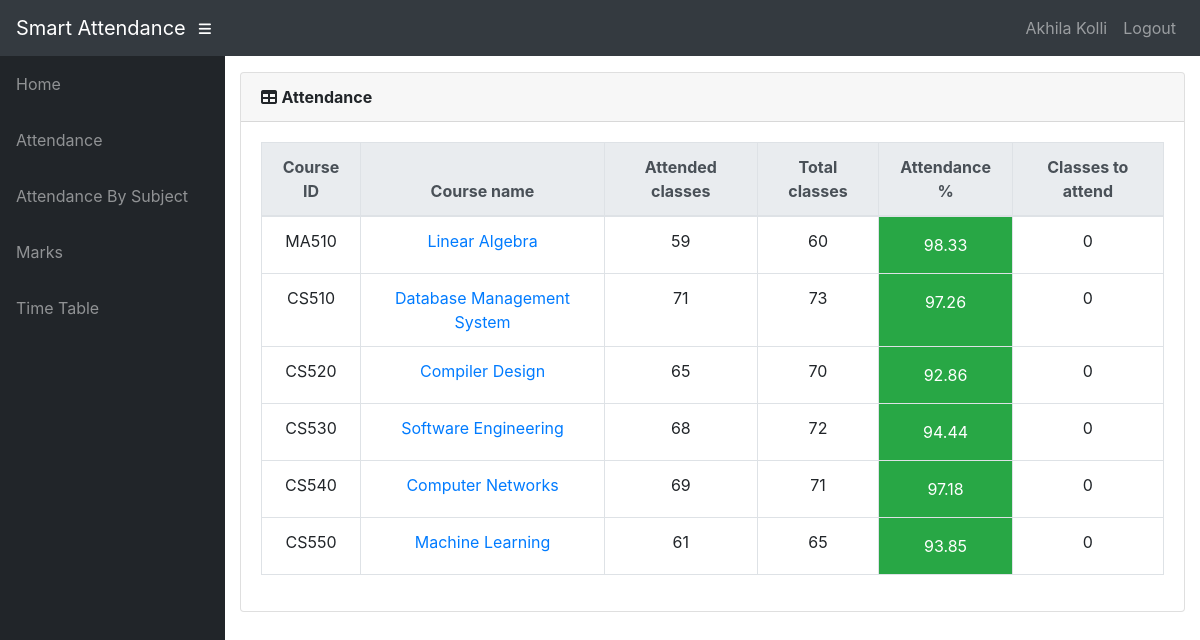
/info/student/CS5B01/attendance/ (signed in), run on the app's committed database.
### info/models.py (models this page shows, shortened)
class User(AbstractUser):
    @property
    def is_student(self):
        if hasattr(self, 'student'):
            return True
        return False

class Student(models.Model):
    user = models.OneToOneField(User, on_delete=models.CASCADE, null=True)
    class_id = models.ForeignKey(Class, on_delete=models.CASCADE, default=1)
    USN = models.CharField(primary_key='True', max_length=100)
    name = models.CharField(max_length=200)
    sex = models.CharField(max_length=50, choices=sex_choice, default='Male')
    DOB = models.DateField(default='1998-01-01')
    def __str__(self):
        return self.name

class AttendanceTotal(models.Model):
    course = models.ForeignKey(Course, on_delete=models.CASCADE)
    student = models.ForeignKey(Student, on_delete=models.CASCADE)
    class Meta:
        unique_together = (('student', 'course'),)
    @property
    def att_class(self):
        stud = Student.objects.get(name=self.student)
        cr = Course.objects.get(name=self.course)
        att_class = Attendance.objects.filter(course=cr, student=stud, status='True').count()
        return att_class
    @property
    def total_class(self):
        stud = Student.objects.get(name=self.student)
        cr = Course.objects.get(name=self.course)
        total_class = Attendance.objects.filter(course=cr, student=stud).count()
        return total_class
    @property
    def attendance(self):
        stud = Student.objects.get(name=self.student)
        cr = Course.objects.get(name=self.course)
        total_class = Attendance.objects.filter(course=cr, student=stud).count()
        att_class = Attendance.objects.filter(course=cr, student=stud, status='True').count()
        if total_class == 0:
            attendance = 0
        else:
            attendance = round(att_class / total_class * 100, 2)
        return attendance
    @property
    def classes_to_attend(self):
        stud = Student.objects.get(name=self.student)
        cr = Course.objects.get(name=self.course)
        total_class = Attendance.objects.filter(course=cr, student=stud).count()
        att_class = Attendance.objects.filter(course=cr, student=stud, status='True').count()
        cta = math.ceil((0.75 * total_class - att_class) / 0.25)
        if cta < 0:
            return 0
        return cta

class Course(models.Model):
    dept = models.ForeignKey(Dept, on_delete=models.CASCADE)
    id = models.CharField(primary_key='True', max_length=50)
    name = models.CharField(max_length=50)
    shortname = models.CharField(max_length=50, default='X')
    def __str__(self):
        return self.name

### info/views.py (the view)
# urls.py: path('student/<slug:stud_id>/attendance/', views.attendance, name='attendance'),
@login_required()
def attendance(request, stud_id):
    stud = Student.objects.get(USN=stud_id)
    ass_list = Assign.objects.filter(class_id_id=stud.class_id)
    att_list = []
    for ass in ass_list:
        try:
            a = AttendanceTotal.objects.get(student=stud, course=ass.course)
        except AttendanceTotal.DoesNotExist:
            a = AttendanceTotal(student=stud, course=ass.course)
            a.save()
        att_list.append(a)
    return render(request, 'info/attendance.html', {'att_list': att_list})

### info/templates/info/attendance.html
{% extends 'info/base.html' %}
    {% load static %}
    {% block content %}
                  <div class="card mb-3">
            <div class="card-header">
              <i class="fas fa-table"></i>
            <b>Attendance</b></div>
            <div class="card-body">
              <div class="table-responsive">
                <table class="table table-bordered text-center" id="dataTable" width="100%" cellspacing="0">
                  <thead class="thead-light ">
                    <tr>
                        <th>Course ID</th>
                        <th>Course name</th>
                        <th>Attended classes</th>
                        <th>Total classes</th>
                        <th>Attendance %</th>
                        <th>Classes to attend</th>
                    </tr>
                  </thead>
                  <tbody>
                    {% for a in att_list %}
                    <tr>
                        <td>{{ a.course_id }}</td>
                        <td><a href="{% url 'attendance_detail' a.student.USN a.course.id %}">{{a.course.name}}</a></td>
                        <td>{{ a.att_class }}</td>
                        <td>{{ a.total_class }}</td>
                        {% if a.attendance < 75 %}
                            <td class="p-3 mb-2 bg-danger text-white">{{ a.attendance }}</td>
                        {% else %}
                            <td class="p-3 mb-2 bg-success text-white">{{ a.attendance }}</td>
                        {% endif %}
                        <td>{{ a.classes_to_attend }}</td>
                    </tr>
                    {% empty %}
                            <p>student has no courses</p>
                    {% endfor %}
                  </tbody>
                </table>
              </div>
            </div>
          </div>
    {% endblock %}

### info/templates/info/base.html (shortened to what this page needs)
<!DOCTYPE html>
<html lang="en">
  <head>
      {% load static %}
    <link href="{% static '/info/bootstrap/vendor/bootstrap/css/bootstrap.min.css' %}" rel="stylesheet">
    <link href="{% static '/info/bootstrap/vendor/fontawesome-free/css/all.min.css' %}" rel="stylesheet" type="text/css">
    <link href="{% static '/info/bootstrap/vendor/datatables/dataTables.bootstrap4.css' %}" rel="stylesheet">
    <link href="{% static '/info/bootstrap/css/sb-admin.css' %}" rel="stylesheet">
  </head>
    <nav class="navbar navbar-expand navbar-dark bg-dark static-top">
      <a class="navbar-brand mr-1" href="{% url 'index' %}">Smart Attendance</a>
      <button class="btn btn-link btn-sm text-white order-1 order-sm-0" id="sidebarToggle" href="#">
        <i class="fas fa-bars"></i>
      </button>
        <div class="collapse navbar-collapse" id="navbarResponsive">
          <ul class="navbar-nav ml-auto">
            <li class="nav-item">
                {% if request.user.is_student %}
                    <a class="nav-link text-capitalize">{{ request.user.student.name }}</a>
                {% elif request.user.is_teacher %}
                    <a class="nav-link text-capitalize">{{ request.user.teacher.name }}</a>
                {% endif %}
            </li>
            <li class="nav-item">
                <a class="nav-link" href="#" data-toggle="modal" data-target="#logoutModal">Logout</a>
            </li>
          </ul>
        </div>
    </nav>
    <div id="wrapper">
      <ul class="sidebar navbar-nav">
            <li class="nav-item">
              <a class="nav-link" href="{% url 'index' %}">
                <span>Home</span>
              </a>
            </li>
        {% if request.user.is_student %}
            <li class="nav-item">
              <a class="nav-link" href="{% url 'attendance' request.user.student.USN %}">
                <span>Attendance</span>
              </a>
            </li>
            <li class="nav-item">
              <a class="nav-link" href="{% url 'attendance' request.user.student.USN %}">
                <span>Attendance By Subject</span>
              </a>
            </li>
            <li class="nav-item">
              <a class="nav-link" href="{% url 'marks_list' request.user.student.USN %}">
                <span>Marks</span>
              </a>
            </li>
              <li class="nav-item">
              <a class="nav-link" href="{% url 'timetable' request.user.student.class_id_id %}">
                <span>Time Table</span>
              </a>
            </li>
        {% endif %}
      </ul>
      <div id="content-wrapper">
        <div class="container-fluid">
            {% block content %}
            {% endblock %}
        </div>
      </div>
    </div>
  </body>
</html>

### data on the page
User: user.student.name "Akhila Kolli"
AttendanceTotal: course_id "MA510", course.name "Linear Algebra", att_class "59", total_class "60", attendance "98.33", classes_to_attend "0"
AttendanceTotal: course_id "CS510", course.name "Database Management System", att_class "71", total_class "73", attendance "97.26", classes_to_attend "0"
AttendanceTotal: course_id "CS520", course.name "Compiler Design", att_class "65", total_class "70", attendance "92.86", classes_to_attend "0"
AttendanceTotal: course_id "CS530", course.name "Software Engineering", att_class "68", total_class "72", attendance "94.44", classes_to_attend "0"
AttendanceTotal: course_id "CS540", course.name "Computer Networks", att_class "69", total_class "71", attendance "97.18", classes_to_attend "0"
AttendanceTotal: course_id "CS550", course.name "Machine Learning", att_class "61", total_class "65", attendance "93.85", classes_to_attend "0"
